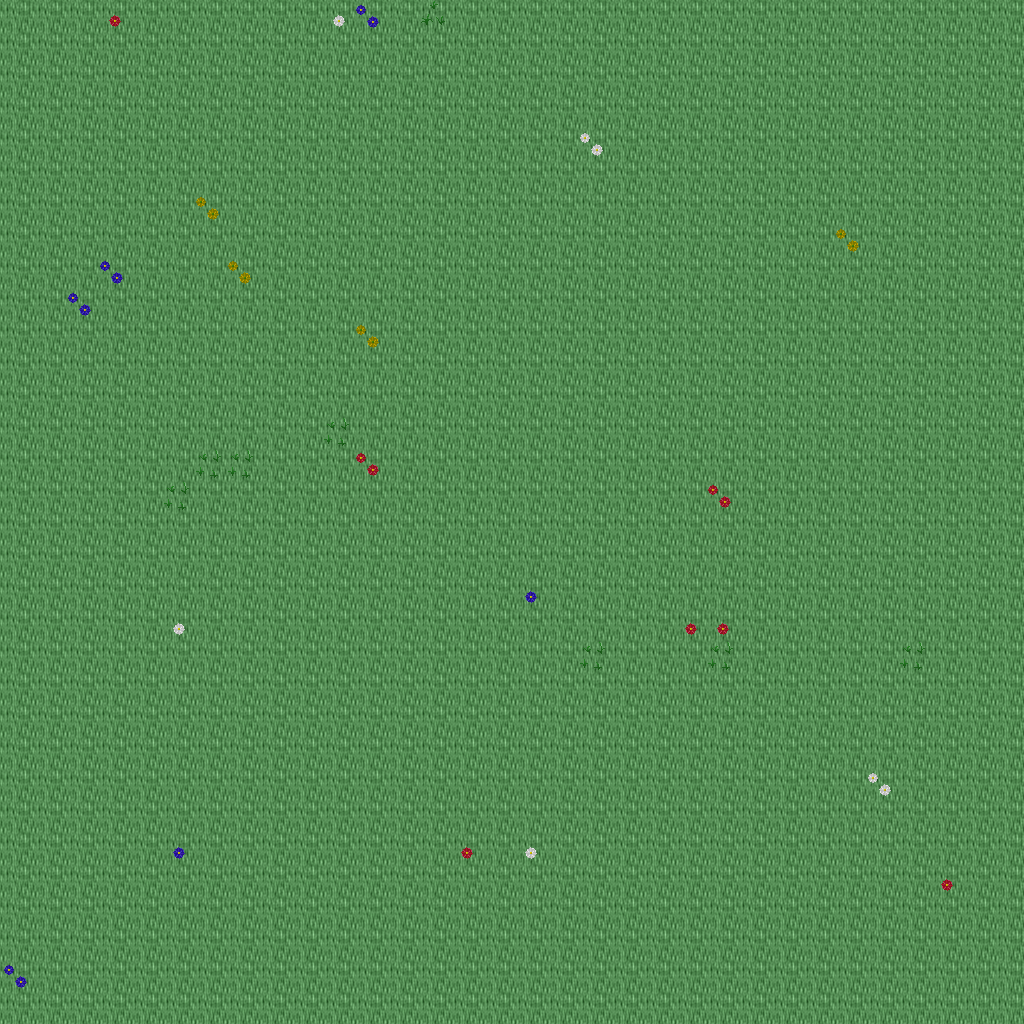

A 2D game scene composited from a Tiled map and its tileset images. What follows is a short description and the map's XML, with each tile layer's data collapsed to a summary:
An orthogonal 32x32 tile map with 32x32 px tiles, 5 tile layers (Ground, Objects, Objects2, Above, ...), 1 hidden layer not drawn, 14 tilesets.

<map version="1.10" tiledversion="1.11.0" orientation="orthogonal" renderorder="right-down" width="32" height="32" tilewidth="32" tileheight="32" infinite="0" nextlayerid="11" nextobjectid="1">
 <tileset firstgid="1" name="ground_ground" tilewidth="32" tileheight="32" tilecount="33" columns="3">
  <image source="../drawable/ground_ground.png" width="96" height="352" />
 </tileset>
 <tileset firstgid="34" name="plant_flower_daisy_white" tilewidth="32" tileheight="32" tilecount="8" columns="2">
  <image source="../drawable/plant_flower_daisy_white.png" width="64" height="128" />
 </tileset>
 <tileset firstgid="42" name="plant_flower_daisy_yellow" tilewidth="32" tileheight="32" tilecount="8" columns="2">
  <image source="../drawable/plant_flower_daisy_yellow.png" width="64" height="128" />
 </tileset>
 <tileset firstgid="50" name="plant_flower_daisy_blue" tilewidth="32" tileheight="32" tilecount="8" columns="2">
  <image source="../drawable/plant_flower_daisy_blue.png" width="64" height="128" />
 </tileset>
 <tileset firstgid="58" name="plant_grasses" tilewidth="32" tileheight="32" tilecount="6" columns="3">
  <image source="../drawable/plant_grasses.png" width="96" height="64" />
 </tileset>
 <tileset firstgid="64" name="plant_flower_daisy_red" tilewidth="32" tileheight="32" tilecount="8" columns="2">
  <image source="../drawable/plant_flower_daisy_red.png" width="64" height="128" />
 </tileset>
 <tileset firstgid="72" name="plant_tree_tree_darkgreen" tilewidth="32" tileheight="32" tilecount="88" columns="8">
  <image source="../drawable/plant_tree_tree_darkgreen.png" width="256" height="352" />
 </tileset>
 <tileset firstgid="160" name="logic_creature_elf" tilewidth="32" tileheight="32" tilecount="16" columns="8">
  <image source="../drawable/logic_creature_elf.png" width="256" height="64" />
 </tileset>
 <tileset firstgid="176" name="logic_creature_animal" tilewidth="32" tileheight="32" tilecount="32" columns="8">
  <image source="../drawable/logic_creature_animal.png" width="256" height="128" />
 </tileset>
 <tileset firstgid="208" name="logic_collision" tilewidth="32" tileheight="32" tilecount="1" columns="1">
  <image source="../drawable/logic_collision.png" width="32" height="32" />
 </tileset>
 <tileset firstgid="209" name="logic_creature_ent" tilewidth="32" tileheight="32" tilecount="4" columns="4">
  <image source="../drawable/logic_creature_ent.png" width="128" height="32" />
 </tileset>
 <tileset firstgid="213" name="logic_creature_human_evil" tilewidth="32" tileheight="32" tilecount="16" columns="8">
  <image source="../drawable/logic_creature_human_evil.png" width="256" height="64" />
 </tileset>
 <tileset firstgid="229" name="ground_green_paving" tilewidth="32" tileheight="32" tilecount="18" columns="3">
  <image source="../drawable/ground_green_paving.png" width="96" height="192" />
 </tileset>
 <tileset firstgid="247" name="logic_protection" tilewidth="32" tileheight="32" tilecount="2" columns="2">
  <image source="../drawable/logic_protection.png" width="64" height="32" />
 </tileset>
 <layer id="1" name="Ground" width="32" height="32">
  <data>[1024 cells, 1024 non-empty, 1 distinct tile ids]</data>
 </layer>
 <layer id="2" name="Objects" width="32" height="32">
  <data>[1024 cells, 30 non-empty, 9 distinct tile ids]</data>
 </layer>
 <layer id="3" name="Objects2" width="32" height="32">
  <data>[1024 cells, 0 non-empty, 0 distinct tile ids]</data>
 </layer>
 <layer id="4" name="Above" width="32" height="32">
  <data>[1024 cells, 0 non-empty, 0 distinct tile ids]</data>
 </layer>
 <layer id="5" name="Above2" width="32" height="32">
  <data>[1024 cells, 0 non-empty, 0 distinct tile ids]</data>
 </layer>
 <layer id="6" name="Walkable" width="32" height="32" visible="0">
  <data>[1024 cells, 0 non-empty, 0 distinct tile ids]</data>
 </layer>
 <objectgroup id="7" name="Mapevents" />
 <objectgroup id="8" name="Spawn" />
 <objectgroup id="9" name="Keys" />
 <objectgroup id="10" name="Replace" />
</map>
